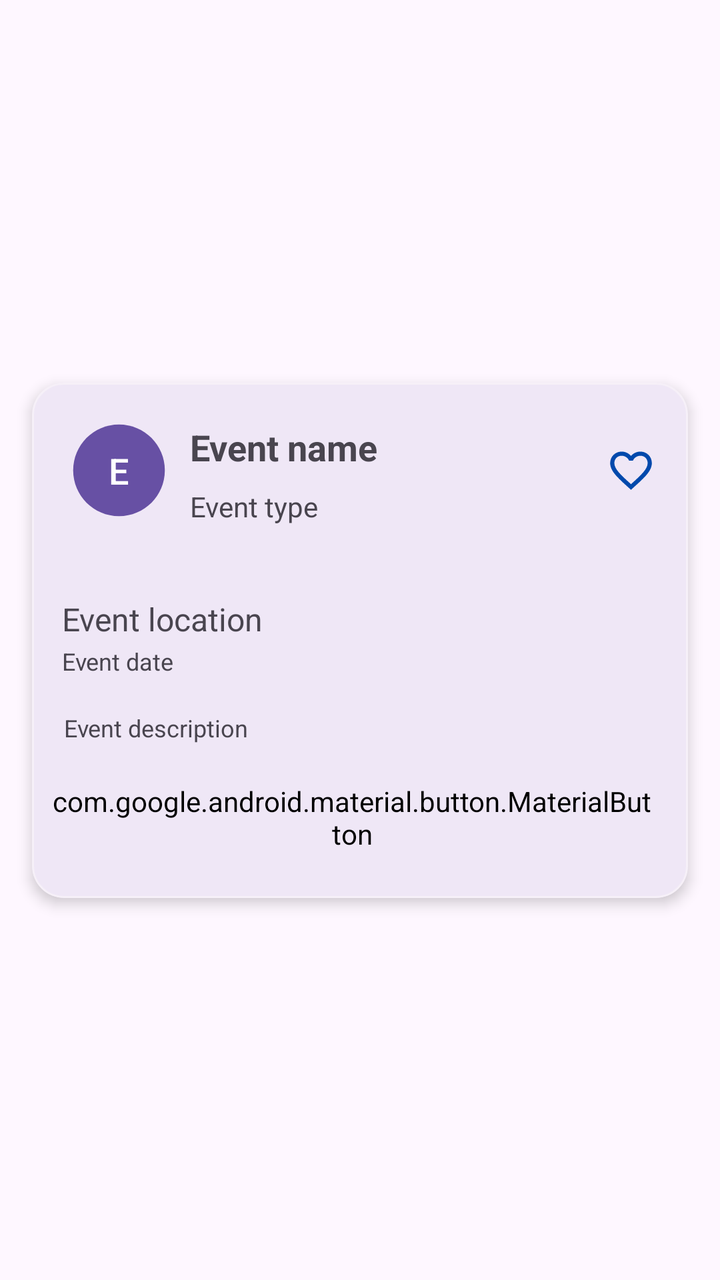
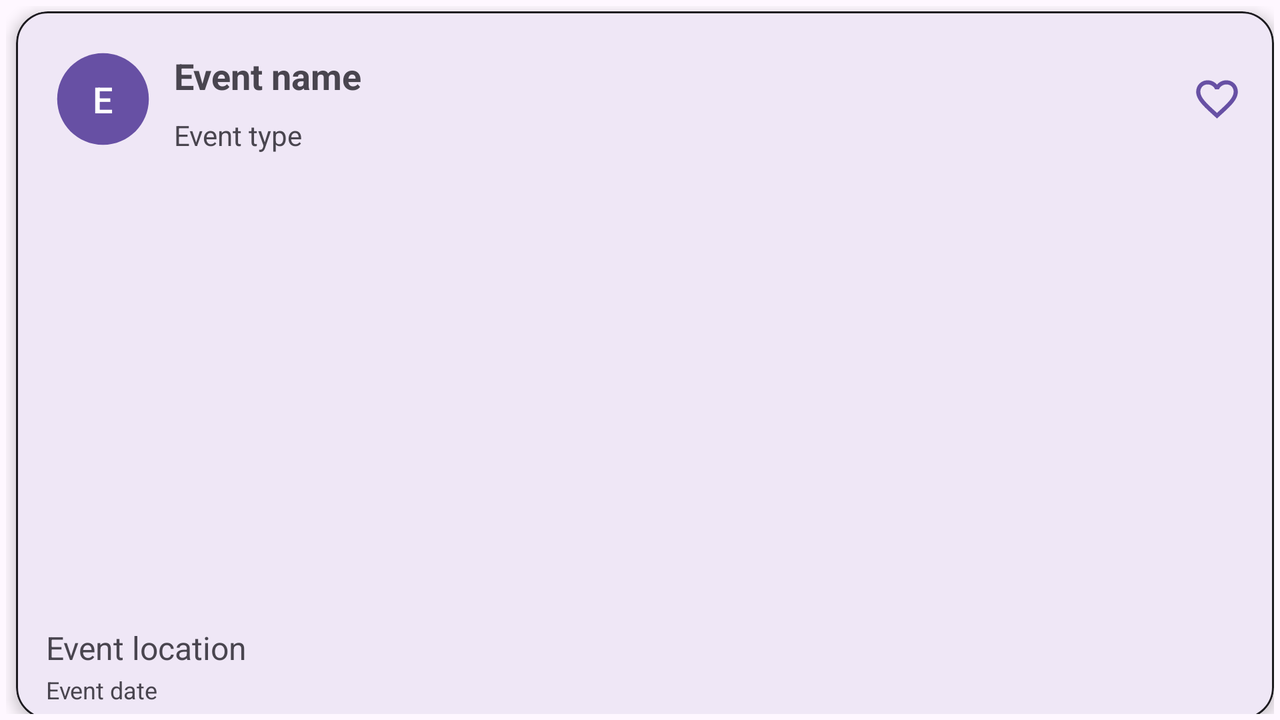

First picture: res/layout/ on a phone held upright. Second picture: the repository's own variant of that layout, on a device whose configuration matches the variant's folder. Source for both follows.
<!-- AndroidManifest.xml: application theme Theme.CopenhagenBuzz -->
<!-- res/layout/event_row_item.xml -->
<?xml version="1.0" encoding="utf-8"?>
<androidx.constraintlayout.widget.ConstraintLayout
    xmlns:android="http://schemas.android.com/apk/res/android"
    android:layout_width="match_parent"
    android:layout_height="match_parent"
    xmlns:app="http://schemas.android.com/apk/res-auto"
    android:padding="8dp">

    <com.google.android.material.card.MaterialCardView
        android:layout_width="0dp"
        android:layout_height="wrap_content"
        android:layout_margin="8dp"
        app:cardCornerRadius="16dp"
        app:cardElevation="4dp"
        app:strokeColor="@color/offWhity"
        app:strokeWidth="1dp"
        app:layout_constraintStart_toStartOf="parent"
        app:layout_constraintEnd_toEndOf="parent"
        app:layout_constraintTop_toTopOf="parent"
        app:layout_constraintBottom_toBottomOf="parent">

        
        <LinearLayout
            android:layout_width="match_parent"
            android:layout_height="wrap_content"
            android:orientation="vertical"
            >

            
            <androidx.constraintlayout.widget.ConstraintLayout
                android:layout_width="match_parent"
                android:layout_height="wrap_content"
                android:padding="16dp">

                
                <FrameLayout
                    android:id="@+id/circle"
                    android:layout_width="55dp"
                    android:layout_height="55dp"
                    android:background="@drawable/circle_background"
                    app:layout_constraintTop_toTopOf="parent"
                    app:layout_constraintBottom_toBottomOf="parent"
                    app:layout_constraintStart_toStartOf="parent">

                    <TextView
                        android:id="@+id/circle_text"
                        android:layout_width="match_parent"
                        android:layout_height="match_parent"
                        android:gravity="center"
                        android:text="@string/e"
                        android:textSize="18sp"
                        android:textColor="@android:color/white"
                        android:fontFamily="sans-serif-medium"/>
                </FrameLayout>

                
                <LinearLayout
                    android:layout_width="wrap_content"
                    android:layout_height="wrap_content"
                    android:orientation="vertical"
                    android:layout_marginStart="8dp"
                    app:layout_constraintStart_toEndOf="@id/circle"
                    app:layout_constraintTop_toTopOf="parent"
                    app:layout_constraintBottom_toBottomOf="parent">

                    
                    <TextView
                        android:id="@+id/event_name"
                        android:layout_width="wrap_content"
                        android:layout_height="wrap_content"
                        android:text="@string/event_name"
                        android:textSize="18sp"
                        android:textStyle="bold"
                        android:layout_marginTop="4dp"
                        android:layout_marginBottom="4dp"/>

                    
                    <TextView
                        android:id="@+id/event_type"
                        android:layout_width="wrap_content"
                        android:layout_height="wrap_content"
                        android:text="@string/event_type"
                        android:textSize="14sp"
                        android:layout_marginTop="4dp" />
                </LinearLayout>

                <FrameLayout
                    android:id="@+id/like"
                    android:layout_width="25dp"
                    android:layout_height="25dp"
                    android:background="@drawable/baseline_favorite_border_24"
                    android:backgroundTint="@color/bluey"
                    app:layout_constraintTop_toTopOf="parent"
                    app:layout_constraintBottom_toBottomOf="parent"
                    app:layout_constraintEnd_toEndOf="parent">
                </FrameLayout>

            </androidx.constraintlayout.widget.ConstraintLayout>

            
            <ImageView
                android:id="@+id/event_photo"
                android:layout_width="match_parent"
                android:layout_height="wrap_content"
                android:scaleType="centerCrop"
                android:src="@drawable/event_photo_placeholder"
                android:layout_marginTop="8dp"
                android:layout_marginBottom="8dp"/>

            
            <TextView
                android:id="@+id/event_location"
                android:layout_width="wrap_content"
                android:layout_height="wrap_content"
                android:text="@string/event_location"
                android:textSize="16sp"
                android:layout_marginTop="4dp"
                android:layout_marginStart="15dp"
                />

            
            <TextView
                android:id="@+id/event_date"
                android:layout_width="wrap_content"
                android:layout_height="wrap_content"
                android:text="@string/event_date"
                android:textSize="12sp"
                android:layout_marginStart="15dp"
                android:layout_marginTop="2dp"
                />

            
            <TextView
                android:id="@+id/event_description"
                android:layout_width="wrap_content"
                android:layout_height="wrap_content"
                android:text="@string/event_description"
                android:textSize="12sp"
                android:layout_marginTop="16dp"
                android:layout_marginStart="15dp"
                android:padding="1dp"
                android:maxLines="2"
                android:ellipsize="end" />

            
            <LinearLayout
                android:layout_width="match_parent"
                android:layout_height="wrap_content"
                android:orientation="horizontal"
                android:layout_marginTop="8dp"
                android:padding="10dp">

                
                <View
                    android:layout_width="0dp"
                    android:layout_height="0dp"
                    android:layout_weight="1"
                    />

                <com.google.android.material.button.MaterialButton
                    android:id="@+id/edit_button"
                    android:layout_width="wrap_content"
                    android:layout_height="wrap_content"
                    android:text="@string/edit"
                    android:backgroundTint="@android:color/transparent"
                    android:textColor="@color/text"
                    android:layout_marginEnd="8dp"
                    app:strokeColor="@color/text"
                    app:strokeWidth="@dimen/thin_outline"
                    />

                <com.google.android.material.button.MaterialButton
                    android:id="@+id/info_button"
                    android:layout_width="wrap_content"
                    android:layout_height="wrap_content"
                    android:text="@string/info" />
            </LinearLayout>


        </LinearLayout>

    </com.google.android.material.card.MaterialCardView>

</androidx.constraintlayout.widget.ConstraintLayout>
<!-- resources referenced by this layout -->
<resources>
  <color name="bluey">#0049AC</color>
  <color name="offWhity">#F6F0F8</color>
  <!-- from res/values-v23/ -->
  <dimen name="thin_outline">1dp</dimen>
  <!-- drawable baseline_favorite_border_24 (drawable) -->
  <vector xmlns:android="http://schemas.android.com/apk/res/android" android:height="24dp" android:tint="?attr/colorAccent" android:viewportHeight="24" android:viewportWidth="24" android:width="24dp">
        
      <path android:fillColor="@android:color/white" android:pathData="M16.5,3c-1.74,0 -3.41,0.81 -4.5,2.09C10.91,3.81 9.24,3 7.5,3 4.42,3 2,5.42 2,8.5c0,3.78 3.4,6.86 8.55,11.54L12,21.35l1.45,-1.32C18.6,15.36 22,12.28 22,8.5 22,5.42 19.58,3 16.5,3zM12.1,18.55l-0.1,0.1 -0.1,-0.1C7.14,14.24 4,11.39 4,8.5 4,6.5 5.5,5 7.5,5c1.54,0 3.04,0.99 3.57,2.36h1.87C13.46,5.99 14.96,5 16.5,5c2,0 3.5,1.5 3.5,3.5 0,2.89 -3.14,5.74 -7.9,10.05z"/>
      
  </vector>
  <!-- drawable circle_background (drawable) -->
  <vector xmlns:android="http://schemas.android.com/apk/res/android" android:height="24dp" android:tint="?attr/colorPrimary" android:viewportHeight="24" android:viewportWidth="24" android:width="24dp">
        
      <path android:fillColor="@android:color/white" android:pathData="M12,2C6.47,2 2,6.47 2,12s4.47,10 10,10 10,-4.47 10,-10S17.53,2 12,2z"/>
      
  </vector>
  <string name="e">E</string>
  <string name="edit">Edit</string>
  <string name="event_date">Event date</string>
  <string name="event_description">Event description</string>
  <string name="event_location">Event location</string>
  <string name="event_name">Event name</string>
  <string name="event_type">Event type</string>
  <string name="info">Info</string>
  <style name="Theme.CopenhagenBuzz" parent="Base.Theme.CopenhagenBuzz" />
  <style name="Base.Theme.CopenhagenBuzz" parent="Theme.Material3.DayNight.NoActionBar">
          
      </style>
</resources>
<!-- res/layout-land/event_row_item.xml (the repository's variant of the layout above) -->
<!-- drawn on the phone turned sideways -->
<androidx.constraintlayout.widget.ConstraintLayout
    xmlns:android="http://schemas.android.com/apk/res/android"
    android:layout_width="match_parent"
    android:layout_height="match_parent"
    xmlns:app="http://schemas.android.com/apk/res-auto"
    android:layout_margin="@dimen/_3dp">

    <com.google.android.material.card.MaterialCardView
        android:layout_width="0dp"
        android:layout_height="wrap_content"
        android:layout_marginStart="@dimen/_5dp"
        android:layout_marginTop="@dimen/_5dp"
        app:cardCornerRadius="@dimen/_16dp"
        app:cardElevation="@dimen/_4dp"
        app:strokeColor="?attr/colorOnBackground"
        app:strokeWidth="@dimen/_1dp"
        app:layout_constraintStart_toStartOf="parent"
        app:layout_constraintEnd_toEndOf="parent"
        app:layout_constraintTop_toTopOf="parent"
        app:layout_constraintBottom_toBottomOf="parent">

        
        <LinearLayout
            android:layout_width="match_parent"
            android:layout_height="wrap_content"
            android:orientation="vertical">

            
            <androidx.constraintlayout.widget.ConstraintLayout
                android:layout_width="match_parent"
                android:layout_height="wrap_content"
                android:padding="@dimen/_16dp">

                
                <FrameLayout
                    android:id="@+id/circle"
                    android:layout_width="@dimen/_55dp"
                    android:layout_height="@dimen/_55dp"
                    android:background="@drawable/circle_background"
                    app:layout_constraintTop_toTopOf="parent"
                    app:layout_constraintBottom_toBottomOf="parent"
                    app:layout_constraintStart_toStartOf="parent">

                    <TextView
                        android:id="@+id/circle_text"
                        android:layout_width="match_parent"
                        android:layout_height="match_parent"
                        android:gravity="center"
                        android:text="@string/e"
                        android:textSize="@dimen/_18sp"
                        android:textColor="?attr/colorOnPrimary"
                        android:fontFamily="sans-serif-medium"/>
                </FrameLayout>

                
                <LinearLayout
                    android:layout_width="0dp"
                    android:layout_height="wrap_content"
                    android:orientation="vertical"
                    android:layout_marginStart="@dimen/_8dp"
                    android:layout_marginEnd="@dimen/_8dp"
                    app:layout_constraintStart_toEndOf="@id/circle"
                    app:layout_constraintTop_toTopOf="parent"
                    app:layout_constraintBottom_toBottomOf="parent"
                    app:layout_constraintEnd_toStartOf="@id/like">

                    
                    <TextView
                        android:id="@+id/event_name"
                        android:layout_width="wrap_content"
                        android:layout_height="wrap_content"
                        android:text="@string/event_name"
                        android:textSize="@dimen/_18sp"
                        android:textStyle="bold"
                        android:layout_marginTop="@dimen/_4dp"
                        android:layout_marginBottom="@dimen/_4dp"/>

                    
                    <TextView
                        android:id="@+id/event_type"
                        android:layout_width="wrap_content"
                        android:layout_height="wrap_content"
                        android:text="@string/event_type"
                        android:textSize="@dimen/_14sp"
                        android:layout_marginTop="@dimen/_4dp" />
                </LinearLayout>

                <Button
                    android:id="@+id/like"
                    android:layout_width="@dimen/_25dp"
                    android:layout_height="@dimen/_25dp"
                    android:background="@drawable/baseline_favorite_border_24"
                    android:backgroundTint="?attr/colorPrimary"
                    android:layout_marginStart="@dimen/_3dp"
                    app:layout_constraintTop_toTopOf="parent"
                    app:layout_constraintBottom_toBottomOf="parent"
                    app:layout_constraintEnd_toEndOf="parent" />

            </androidx.constraintlayout.widget.ConstraintLayout>

            
            <ImageView
                android:id="@+id/event_photo"
                android:layout_width="match_parent"
                android:layout_height="@dimen/_200dp"
                android:scaleType="centerCrop"
                android:src="@drawable/event_photo_placeholder"
                android:layout_marginTop="@dimen/_8dp"
                android:layout_marginBottom="@dimen/_8dp"/>

            
            <TextView
                android:id="@+id/event_location"
                android:layout_width="wrap_content"
                android:layout_height="wrap_content"
                android:text="@string/event_location"
                android:textSize="@dimen/_16sp"
                android:layout_marginTop="@dimen/_4dp"
                android:layout_marginStart="@dimen/_15dp"
                />

            
            <TextView
                android:id="@+id/event_date"
                android:layout_width="wrap_content"
                android:layout_height="wrap_content"
                android:text="@string/event_date"
                android:textSize="@dimen/_12sp"
                android:layout_marginStart="@dimen/_15dp"
                android:layout_marginTop="@dimen/_2dp"
                />

            
            <TextView
                android:id="@+id/event_description"
                android:layout_width="wrap_content"
                android:layout_height="wrap_content"
                android:text="@string/event_description"
                android:textSize="@dimen/_12sp"
                android:layout_marginTop="@dimen/_16dp"
                android:layout_marginStart="@dimen/_15dp"
                android:padding="@dimen/_1dp"
                android:maxLines="2"
                android:ellipsize="end" />

            
            <LinearLayout
                android:layout_width="match_parent"
                android:layout_height="wrap_content"
                android:orientation="horizontal"
                android:layout_marginTop="@dimen/_8dp"
                android:padding="@dimen/_10dp">

                
                <View
                    android:layout_width="0dp"
                    android:layout_height="0dp"
                    android:layout_weight="1"
                    />

                <com.google.android.material.button.MaterialButton
                    android:id="@+id/edit_button"
                    android:layout_width="wrap_content"
                    android:layout_height="wrap_content"
                    android:text="@string/edit"
                    android:backgroundTint="@android:color/transparent"
                    app:strokeColor="?attr/colorPrimary"
                    app:strokeWidth="@dimen/thin_outline"
                    android:textColor="?attr/colorPrimary"
                    android:layout_marginEnd="@dimen/_8dp" />

                <com.google.android.material.button.MaterialButton
                    android:id="@+id/info_button"
                    android:layout_width="wrap_content"
                    android:layout_height="wrap_content"
                    android:text="@string/info" />
            </LinearLayout>

        </LinearLayout>

    </com.google.android.material.card.MaterialCardView>

</androidx.constraintlayout.widget.ConstraintLayout>
<!-- resources referenced by the variant -->
<!-- as the phone turned sideways resolves them -->
<resources>
  <!-- from res/values-w600dp/ -->
  <dimen name="_10dp">10dp</dimen>
  <!-- from res/values-w600dp/ -->
  <dimen name="_12sp">12sp</dimen>
  <!-- from res/values-w600dp/ -->
  <dimen name="_14sp">14sp</dimen>
  <!-- from res/values-w600dp/ -->
  <dimen name="_15dp">15dp</dimen>
  <!-- from res/values-w600dp/ -->
  <dimen name="_16dp">16dp</dimen>
  <!-- from res/values-w600dp/ -->
  <dimen name="_16sp">16sp</dimen>
  <!-- from res/values-w600dp/ -->
  <dimen name="_18sp">18sp</dimen>
  <!-- from res/values-w600dp/ -->
  <dimen name="_1dp">1dp</dimen>
  <!-- from res/values-w600dp/ -->
  <dimen name="_200dp">200dp</dimen>
  <!-- from res/values-w600dp/ -->
  <dimen name="_25dp">25dp</dimen>
  <!-- from res/values-w600dp/ -->
  <dimen name="_2dp">2dp</dimen>
  <!-- from res/values-w600dp/ -->
  <dimen name="_3dp">3dp</dimen>
  <!-- from res/values-w600dp/ -->
  <dimen name="_4dp">4dp</dimen>
  <!-- from res/values-w600dp/ -->
  <dimen name="_55dp">55dp</dimen>
  <!-- from res/values-w600dp/ -->
  <dimen name="_5dp">5dp</dimen>
  <!-- from res/values-w600dp/ -->
  <dimen name="_8dp">8dp</dimen>
  <!-- from res/values-w600dp/ -->
  <dimen name="thin_outline">1dp</dimen>
  <!-- drawable baseline_favorite_border_24 (drawable) -->
  <vector xmlns:android="http://schemas.android.com/apk/res/android" android:height="24dp" android:tint="?attr/colorAccent" android:viewportHeight="24" android:viewportWidth="24" android:width="24dp">
        
      <path android:fillColor="@android:color/white" android:pathData="M16.5,3c-1.74,0 -3.41,0.81 -4.5,2.09C10.91,3.81 9.24,3 7.5,3 4.42,3 2,5.42 2,8.5c0,3.78 3.4,6.86 8.55,11.54L12,21.35l1.45,-1.32C18.6,15.36 22,12.28 22,8.5 22,5.42 19.58,3 16.5,3zM12.1,18.55l-0.1,0.1 -0.1,-0.1C7.14,14.24 4,11.39 4,8.5 4,6.5 5.5,5 7.5,5c1.54,0 3.04,0.99 3.57,2.36h1.87C13.46,5.99 14.96,5 16.5,5c2,0 3.5,1.5 3.5,3.5 0,2.89 -3.14,5.74 -7.9,10.05z"/>
      
  </vector>
  <!-- drawable circle_background (drawable) -->
  <vector xmlns:android="http://schemas.android.com/apk/res/android" android:height="24dp" android:tint="?attr/colorPrimary" android:viewportHeight="24" android:viewportWidth="24" android:width="24dp">
        
      <path android:fillColor="@android:color/white" android:pathData="M12,2C6.47,2 2,6.47 2,12s4.47,10 10,10 10,-4.47 10,-10S17.53,2 12,2z"/>
      
  </vector>
  <string name="e">E</string>
  <string name="edit">Edit</string>
  <string name="event_date">Event date</string>
  <string name="event_description">Event description</string>
  <string name="event_location">Event location</string>
  <string name="event_name">Event name</string>
  <string name="event_type">Event type</string>
  <string name="info">Info</string>
  <style name="Theme.CopenhagenBuzz" parent="Base.Theme.CopenhagenBuzz" />
  <style name="Base.Theme.CopenhagenBuzz" parent="Theme.Material3.DayNight.NoActionBar">
          
      </style>
</resources>
